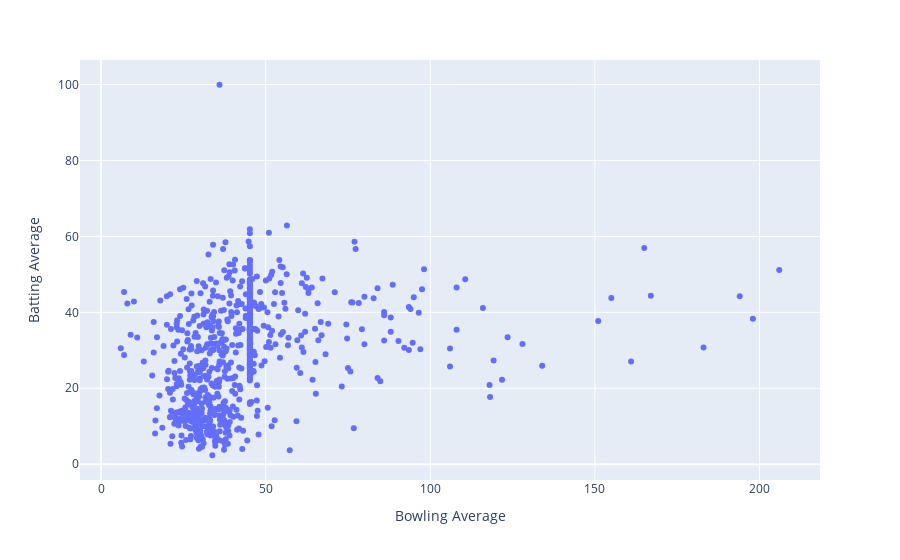

Notebook code cell kept with this figure:
### Code cell
px.scatter(all_men, x='Bowling Average', y='Batting Average', hover_data=['Innings Player'])

### Figure 1 — Plotly figure (JSON) as saved in the notebook; plotly's stock layout.template omitted (floating-point values rounded to 4 significant figures; data arrays with more than 128 entries replaced by an {"elided": "..."} marker saying what was removed)
{"data": [{"customdata": {"elided": "731x1 str values"}, "hovertemplate": "Bowling Average=%{x}<br>Batting Average=%{y}<br>Innings Player=%{customdata[0]}<extra></extra>", "legendgroup": "", "marker": {"color": "#636efa", "symbol": "circle"}, "mode": "markers", "name": "", "orientation": "v", "showlegend": false, "type": "scatter", "x": {"elided": "731 float values"}, "xaxis": "x", "y": {"elided": "731 float values"}, "yaxis": "y"}], "layout": {"legend": {"tracegroupgap": 0}, "margin": {"t": 60}, "xaxis": {"anchor": "y", "domain": [0, 1], "title": {"text": "Bowling Average"}}, "yaxis": {"anchor": "x", "domain": [0, 1], "title": {"text": "Batting Average"}}}}
